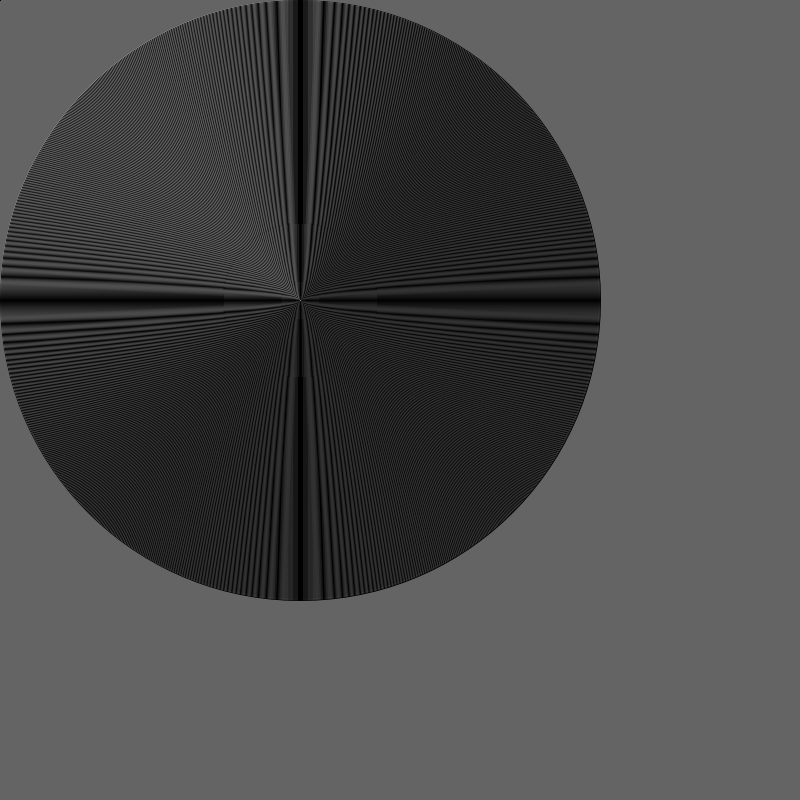
Frame 1 (no input)
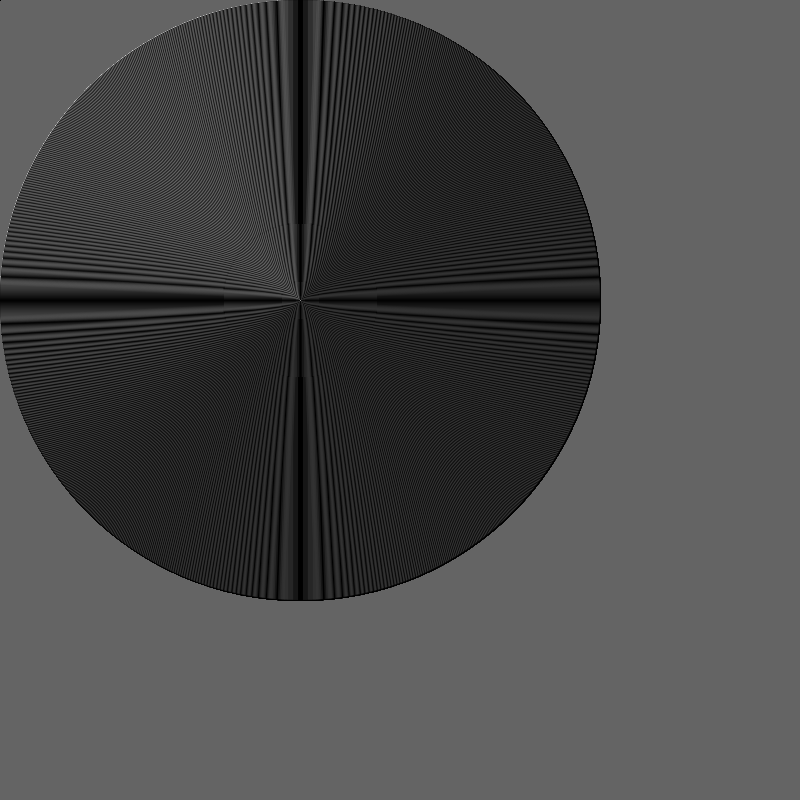
Frame 60 (the mouse pressed at the canvas centre just before this capture)
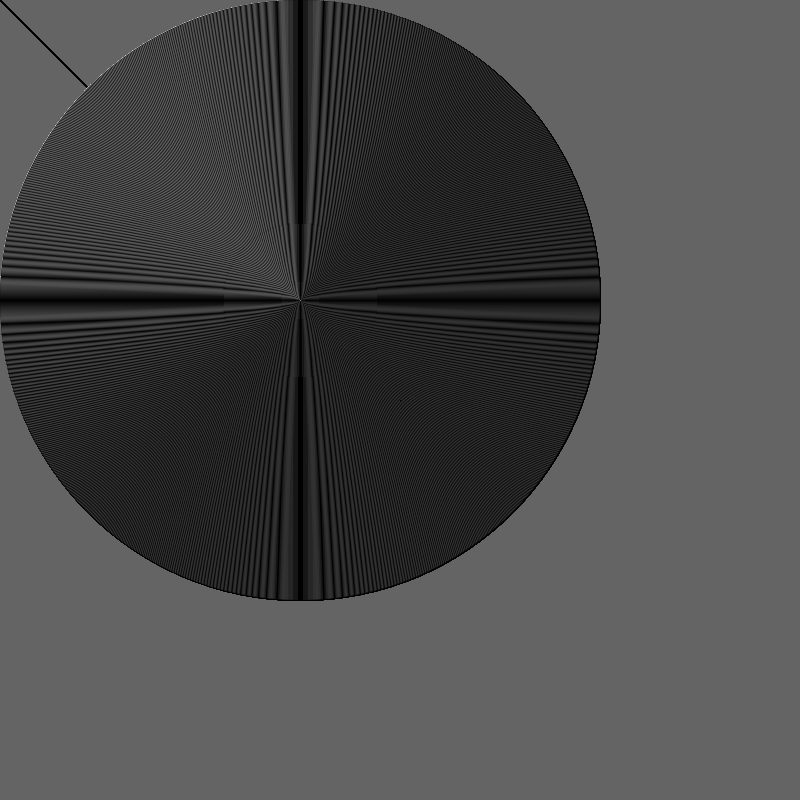
Frame 120 (the mouse held since frame 60 and released just before this capture)

The Processing sketch that drew these frames (run headless with seeded random() and noise(); from frame 60 on, the mouse is pressed at the canvas centre):

// Processing sketch: processing_186616
// ── processing_186616.pde

void setup() {
  size(800,800);
  colorMode(HSB);
  background(0,0,100);
}
void draw() {
 for(int i = 600;i>0; i=i-2) { 
  ellipse (300,300,i,i);
    fill(100,0,200);
  float vel= dist(mouseX,mouseY,pmouseX,pmouseY);
  line(mouseX,mouseY,pmouseX,pmouseY);
  }
    
}
